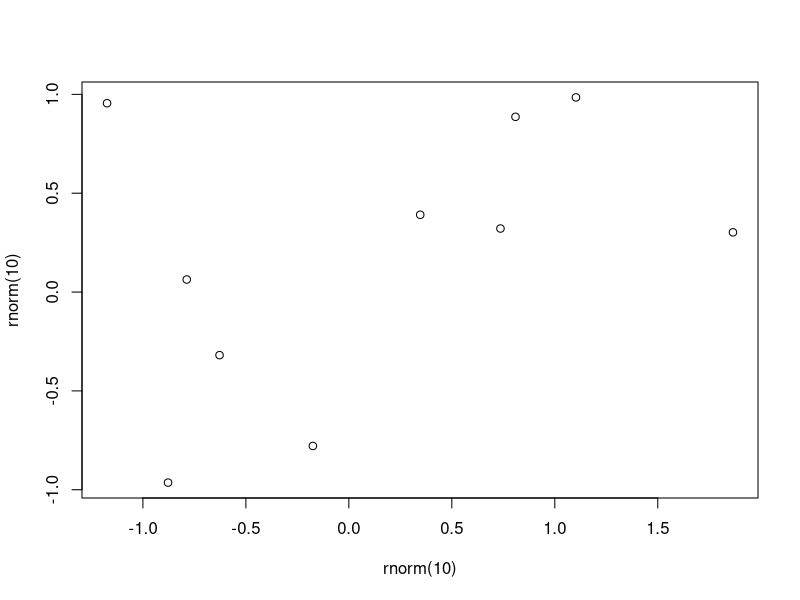

The R script that drew this image:
## ---- chunk 1
#| label: exemplo
soma_1_1 <- sum(1 + 1)
soma_1_1
plot(rnorm(10), rnorm(10))
## ---- chunk 2
1 + 1
## ---- chunk 3
#| echo: false
2 * 2
